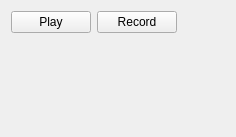
<ui version="4.0" >
 <class>AudioWidget</class>
 <widget class="QWidget" name="AudioWidget" >
  <property name="geometry" >
   <rect>
    <x>0</x>
    <y>0</y>
    <width>236</width>
    <height>137</height>
   </rect>
  </property>
  <layout class="QVBoxLayout" >
   <item>
    <layout class="QHBoxLayout" >
     <item>
      <widget class="QPushButton" name="playButton" >
       <property name="text" >
        <string>Play</string>
       </property>
      </widget>
     </item>
     <item>
      <widget class="QPushButton" name="recordButton" >
       <property name="text" >
        <string>Record</string>
       </property>
      </widget>
     </item>
     <item>
      <spacer>
       <property name="orientation" >
        <enum>Qt::Horizontal</enum>
       </property>
       <property name="sizeHint" >
        <size>
         <width>40</width>
         <height>20</height>
        </size>
       </property>
      </spacer>
     </item>
    </layout>
   </item>
   <item>
    <widget class="KUrlRequester" name="audioUrlRequester" />
   </item>
   <item>
    <spacer>
     <property name="orientation" >
      <enum>Qt::Vertical</enum>
     </property>
     <property name="sizeHint" >
      <size>
       <width>20</width>
       <height>40</height>
      </size>
     </property>
    </spacer>
   </item>
  </layout>
 </widget>
 <customwidgets>
  <customwidget>
   <class>KUrlRequester</class>
   <extends>QFrame</extends>
   <header>kurlrequester.h</header>
  </customwidget>
 </customwidgets>
 <resources/>
 <connections/>
</ui>
